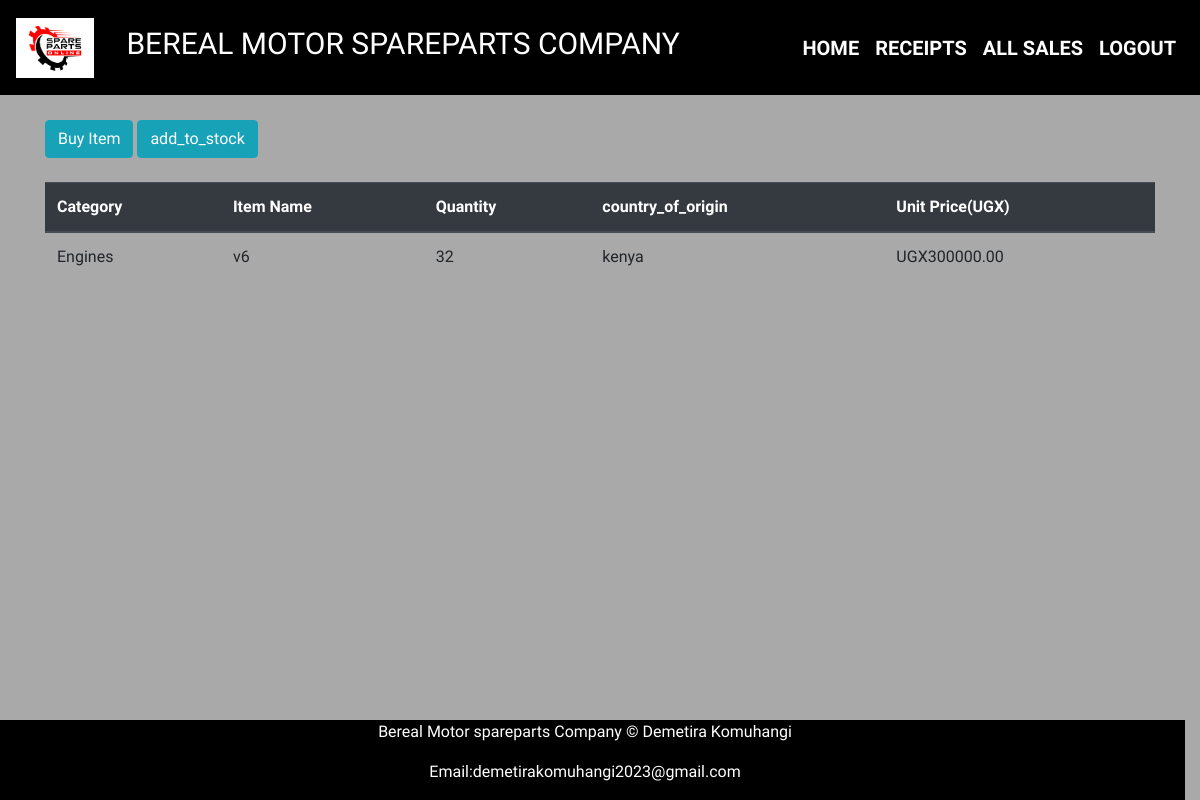
The app's page /home/4 (signed in), older data.
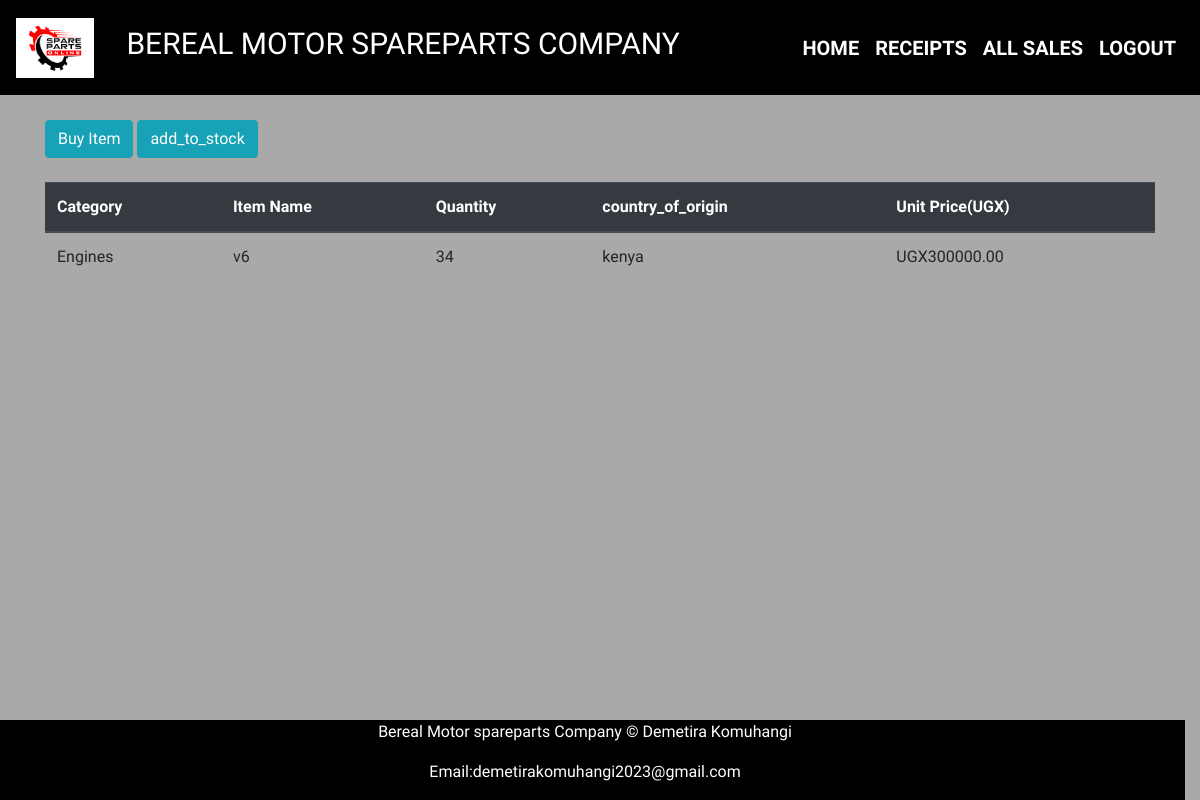
The same page, newer data.
### Myapplication/models.py (models this page shows, shortened)
class Product(models.Model):
    category_name = models.ForeignKey(Category, on_delete=models.CASCADE, null=False, blank=False)
    item_name = models.CharField(max_length=50, null=False, blank=False)
    country_of_origin = models.CharField(max_length=50, null=False, blank=False)  # Changed to CharField
    total_quantity = models.IntegerField(default=0,null=False, blank=False)
    issued_quantity = models.IntegerField(default=0,null=False, blank=False)
    received_quantity = models.IntegerField(default=0,null=False, blank=False)
    unit_price = models.DecimalField(max_digits=10, decimal_places=2, null=False, blank=False)  # Changed to DecimalField

class Category(models.Model):
    name = models.CharField(max_length=50, null=False, blank=False)
    def __str__(self):
        return self.name

### Myapplication/views.py (the view)
# urls.py: path('home/<int:product_id>', views.product_detail, name='prduct_detail'),
@login_required
def product_detail(request,product_id):
    product = Product.objects.get(id=product_id)
    return render(request,'Demi/product_detail.html',{'product': product})

### templates/Demi/product_detail.html
{% extends 'Demi/base.html'%} {% block content%}
<br></br><br><br><br>
<div class = "container">
    <a href="{% url 'issue_item' product.id %}" ><input type="submit" value="Buy Item" class="btn btn-info" btn type="button"/></a>
    <a href="{% url 'add_to_stock' product.id %}" ><input type= "submit" value="add_to_stock" class="btn btn-info btn" type="button"/></a>
</div>
<br>
<div class = "container">
  <table class="table">
    <thead class="thead-dark">
      <tr>
        <th scope="col">Category</th>
        <th scope="col">Item Name</th>
        <th scope="col">Quantity</th>
        <th scope="col">country_of_origin</th>
        <th scope="col">Unit Price(UGX)</th>
      </tr>
    </thead>
    <tbody>
      <tr>
        <td>{{product.category_name}}</td>
        <td>{{product.item_name}}</td>
        <td>{{product.total_quantity}}</td>
        <td>{{product.country_of_origin}}</td>
        <td>UGX{{product.unit_price}}</td>
      </tr>
    </tbody>
  </table>
</div>
{% endblock%}

Row changes from the older to the newer data that the page shows:
changed Product "kenya": total_quantity "32" → "34"
